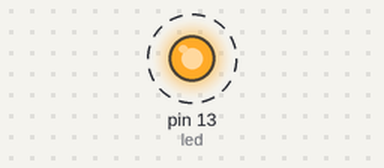
Recording of a sketch running on a simulated Arduino Uno, built with avr-gcc and run on an emulated ATmega328P. Shown: output pins drawn as LEDs (lit = HIGH). Dashed ring = blinking.

Above: at 0.05 s.
Timing chart, 0 to 3.0 s (numbered marks = the images above):
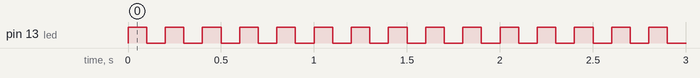

The sketch:

nhayled.ino
```cpp
#define led 13
void setup() {
  pinMode(led, OUTPUT);
  // put your setup code here, to run once:

}

void loop() {
  digitalWrite(led, HIGH);
  delay(100);
  digitalWrite(led, LOW);
  delay(100);
}
  // put your main code here, to run repeatedly:v
```

Measured:
- by itself, pin 13 (led): alternates HIGH for 0.10 s and LOW for 0.10 s
